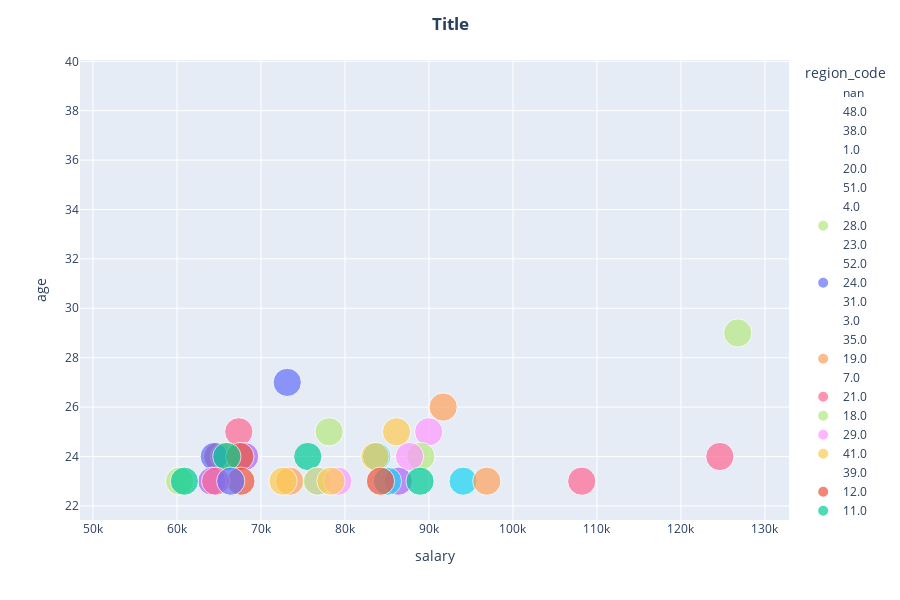

The code cell stored with this chart in its notebook:
### Code cell
# 1. Provided salary only for age range 22-40
# 2. Majority of the customers below 26 years old
# 3. Majority of the customers between 60 and 90k salary

four_feature_scatterer(df, "region_code", "salary", "age", "Male", title = "Title")

### Figure 1 — Plotly figure (JSON) as saved in the notebook; plotly's stock layout.template omitted (floating-point values rounded to 4 significant figures)
{"data": [{"hovertemplate": "region_code=nan<br>salary=%{x}<br>age=%{y}<br>Male=%{marker.size}<extra></extra>", "legendgroup": "nan", "marker": {"color": "#636efa", "size": [0], "sizemode": "area", "sizeref": 0.0025, "symbol": "circle"}, "mode": "markers", "name": "nan", "orientation": "v", "showlegend": true, "type": "scatter", "x": [114900.0], "xaxis": "x", "y": [39], "yaxis": "y"}, {"hovertemplate": "region_code=48.0<br>salary=%{x}<br>age=%{y}<br>Male=%{marker.size}<extra></extra>", "legendgroup": "48.0", "marker": {"color": "#EF553B", "size": [0], "sizemode": "area", "sizeref": 0.0025, "symbol": "circle"}, "mode": "markers", "name": "48.0", "orientation": "v", "showlegend": true, "type": "scatter", "x": [108700.0], "xaxis": "x", "y": [39], "yaxis": "y"}, {"hovertemplate": "region_code=38.0<br>salary=%{x}<br>age=%{y}<br>Male=%{marker.size}<extra></extra>", "legendgroup": "38.0", "marker": {"color": "#00cc96", "size": [0], "sizemode": "area", "sizeref": 0.0025, "symbol": "circle"}, "mode": "markers", "name": "38.0", "orientation": "v", "showlegend": true, "type": "scatter", "x": [76280.0], "xaxis": "x", "y": [37], "yaxis": "y"}, {"hovertemplate": "region_code=1.0<br>salary=%{x}<br>age=%{y}<br>Male=%{marker.size}<extra></extra>", "legendgroup": "1.0", "marker": {"color": "#ab63fa", "size": [0], "sizemode": "area", "sizeref": 0.0025, "symbol": "circle"}, "mode": "markers", "name": "1.0", "orientation": "v", "showlegend": true, "type": "scatter", "x": [74450.0], "xaxis": "x", "y": [37], "yaxis": "y"}, {"hovertemplate": "region_code=20.0<br>salary=%{x}<br>age=%{y}<br>Male=%{marker.size}<extra></extra>", "legendgroup": "20.0", "marker": {"color": "#FFA15A", "size": [0], "sizemode": "area", "sizeref": 0.0025, "symbol": "circle"}, "mode": "markers", "name": "20.0", "orientation": "v", "showlegend": true, "type": "scatter", "x": [53030.0], "xaxis": "x", "y": [35], "yaxis": "y"}, {"hovertemplate": "region_code=51.0<br>salary=%{x}<br>age=%{y}<br>Male=%{marker.size}<extra></extra>", "legendgroup": "51.0", "marker": {"color": "#19d3f3", "size": [0], "sizemode": "area", "sizeref": 0.0025, "symbol": "circle"}, "mode": "markers", "name": "51.0", "orientation": "v", "showlegend": true, "type": "scatter", "x": [124200.0], "xaxis": "x", "y": [33], "yaxis": "y"}, {"hovertemplate": "region_code=4.0<br>salary=%{x}<br>age=%{y}<br>Male=%{marker.size}<extra></extra>", "legendgroup": "4.0", "marker": {"color": "#FF6692", "size": [0], "sizemode": "area", "sizeref": 0.0025, "symbol": "circle"}, "mode": "markers", "name": "4.0", "orientation": "v", "showlegend": true, "type": "scatter", "x": [69530.0], "xaxis": "x", "y": [30], "yaxis": "y"}, {"hovertemplate": "region_code=28.0<br>salary=%{x}<br>age=%{y}<br>Male=%{marker.size}<extra></extra>", "legendgroup": "28.0", "marker": {"color": "#B6E880", "size": [1], "sizemode": "area", "sizeref": 0.0025, "symbol": "circle"}, "mode": "markers", "name": "28.0", "orientation": "v", "showlegend": true, "type": "scatter", "x": [126800.0], "xaxis": "x", "y": [29], "yaxis": "y"}, {"hovertemplate": "region_code=23.0<br>salary=%{x}<br>age=%{y}<br>Male=%{marker.size}<extra></extra>", "legendgroup": "23.0", "marker": {"color": "#FF97FF", "size": [0], "sizemode": "area", "sizeref": 0.0025, "symbol": "circle"}, "mode": "markers", "name": "23.0", "orientation": "v", "showlegend": true, "type": "scatter", "x": [64160.0], "xaxis": "x", "y": [29], "yaxis": "y"}, {"hovertemplate": "region_code=52.0<br>salary=%{x}<br>age=%{y}<br>Male=%{marker.size}<extra></extra>", "legendgroup": "52.0", "marker": {"color": "#FECB52", "size": [0], "sizemode": "area", "sizeref": 0.0025, "symbol": "circle"}, "mode": "markers", "name": "52.0", "orientation": "v", "showlegend": true, "type": "scatter", "x": [114400.0], "xaxis": "x", "y": [28], "yaxis": "y"}, {"hovertemplate": "region_code=24.0<br>salary=%{x}<br>age=%{y}<br>Male=%{marker.size}<extra></extra>", "legendgroup": "24.0", "marker": {"color": "#636efa", "size": [1], "sizemode": "area", "sizeref": 0.0025, "symbol": "circle"}, "mode": "markers", "name": "24.0", "orientation": "v", "showlegend": true, "type": "scatter", "x": [73130.0], "xaxis": "x", "y": [27], "yaxis": "y"}, {"hovertemplate": "region_code=31.0<br>salary=%{x}<br>age=%{y}<br>Male=%{marker.size}<extra></extra>", "legendgroup": "31.0", "marker": {"color": "#EF553B", "size": [0], "sizemode": "area", "sizeref": 0.0025, "symbol": "circle"}, "mode": "markers", "name": "31.0", "orientation": "v", "showlegend": true, "type": "scatter", "x": [77640.0], "xaxis": "x", "y": [26], "yaxis": "y"}, {"hovertemplate": "region_code=3.0<br>salary=%{x}<br>age=%{y}<br>Male=%{marker.size}<extra></extra>", "legendgroup": "3.0", "marker": {"color": "#00cc96", "size": [0], "sizemode": "area", "sizeref": 0.0025, "symbol": "circle"}, "mode": "markers", "name": "3.0", "orientation": "v", "showlegend": true, "type": "scatter", "x": [63000.0], "xaxis": "x", "y": [26], "yaxis": "y"}, {"hovertemplate": "region_code=35.0<br>salary=%{x}<br>age=%{y}<br>Male=%{marker.size}<extra></extra>", "legendgroup": "35.0", "marker": {"color": "#ab63fa", "size": [0], "sizemode": "area", "sizeref": 0.0025, "symbol": "circle"}, "mode": "markers", "name": "35.0", "orientation": "v", "showlegend": true, "type": "scatter", "x": [77090.0], "xaxis": "x", "y": [26], "yaxis": "y"}, {"hovertemplate": "region_code=19.0<br>salary=%{x}<br>age=%{y}<br>Male=%{marker.size}<extra></extra>", "legendgroup": "19.0", "marker": {"color": "#FFA15A", "size": [1], "sizemode": "area", "sizeref": 0.0025, "symbol": "circle"}, "mode": "markers", "name": "19.0", "orientation": "v", "showlegend": true, "type": "scatter", "x": [91690.0], "xaxis": "x", "y": [26], "yaxis": "y"}, {"hovertemplate": "region_code=7.0<br>salary=%{x}<br>age=%{y}<br>Male=%{marker.size}<extra></extra>", "legendgroup": "7.0", "marker": {"color": "#19d3f3", "size": [0], "sizemode": "area", "sizeref": 0.0025, "symbol": "circle"}, "mode": "markers", "name": "7.0", "orientation": "v", "showlegend": true, "type": "scatter", "x": [116600.0], "xaxis": "x", "y": [26], "yaxis": "y"}, {"hovertemplate": "region_code=21.0<br>salary=%{x}<br>age=%{y}<br>Male=%{marker.size}<extra></extra>", "legendgroup": "21.0", "marker": {"color": "#FF6692", "size": [1], "sizemode": "area", "sizeref": 0.0025, "symbol": "circle"}, "mode": "markers", "name": "21.0", "orientation": "v", "showlegend": true, "type": "scatter", "x": [67360.0], "xaxis": "x", "y": [25], "yaxis": "y"}, {"hovertemplate": "region_code=18.0<br>salary=%{x}<br>age=%{y}<br>Male=%{marker.size}<extra></extra>", "legendgroup": "18.0", "marker": {"color": "#B6E880", "size": [1], "sizemode": "area", "sizeref": 0.0025, "symbol": "circle"}, "mode": "markers", "name": "18.0", "orientation": "v", "showlegend": true, "type": "scatter", "x": [78110.0], "xaxis": "x", "y": [25], "yaxis": "y"}, {"hovertemplate": "region_code=29.0<br>salary=%{x}<br>age=%{y}<br>Male=%{marker.size}<extra></extra>", "legendgroup": "29.0", "marker": {"color": "#FF97FF", "size": [1], "sizemode": "area", "sizeref": 0.0025, "symbol": "circle"}, "mode": "markers", "name": "29.0", "orientation": "v", "showlegend": true, "type": "scatter", "x": [89970.0], "xaxis": "x", "y": [25], "yaxis": "y"}, {"hovertemplate": "region_code=41.0<br>salary=%{x}<br>age=%{y}<br>Male=%{marker.size}<extra></extra>", "legendgroup": "41.0", "marker": {"color": "#FECB52", "size": [1], "sizemode": "area", "sizeref": 0.0025, "symbol": "circle"}, "mode": "markers", "name": "41.0", "orientation": "v", "showlegend": true, "type": "scatter", "x": [86140.0], "xaxis": "x", "y": [25], "yaxis": "y"}, {"hovertemplate": "region_code=39.0<br>salary=%{x}<br>age=%{y}<br>Male=%{marker.size}<extra></extra>", "legendgroup": "39.0", "marker": {"color": "#636efa", "size": [0], "sizemode": "area", "sizeref": 0.0025, "symbol": "circle"}, "mode": "markers", "name": "39.0", "orientation": "v", "showlegend": true, "type": "scatter", "x": [89202], "xaxis": "x", "y": [25], "yaxis": "y"}, {"hovertemplate": "region_code=12.0<br>salary=%{x}<br>age=%{y}<br>Male=%{marker.size}<extra></extra>", "legendgroup": "12.0", "marker": {"color": "#EF553B", "size": [1], "sizemode": "area", "sizeref": 0.0025, "symbol": "circle"}, "mode": "markers", "name": "12.0", "orientation": "v", "showlegend": true, "type": "scatter", "x": [64860.0], "xaxis": "x", "y": [24], "yaxis": "y"}, {"hovertemplate": "region_code=11.0<br>salary=%{x}<br>age=%{y}<br>Male=%{marker.size}<extra></extra>", "legendgroup": "11.0", "marker": {"color": "#00cc96", "size": [1], "sizemode": "area", "sizeref": 0.0025, "symbol": "circle"}, "mode": "markers", "name": "11.0", "orientation": "v", "showlegend": true, "type": "scatter", "x": [75570.0], "xaxis": "x", "y": [24], "yaxis": "y"}, {"hovertemplate": "region_code=46.0<br>salary=%{x}<br>age=%{y}<br>Male=%{marker.size}<extra></extra>", "legendgroup": "46.0", "marker": {"color": "#ab63fa", "size": [1], "sizemode": "area", "sizeref": 0.0025, "symbol": "circle"}, "mode": "markers", "name": "46.0", "orientation": "v", "showlegend": true, "type": "scatter", "x": [68050.0], "xaxis": "x", "y": [24], "yaxis": "y"}, {"hovertemplate": "region_code=45.0<br>salary=%{x}<br>age=%{y}<br>Male=%{marker.size}<extra></extra>", "legendgroup": "45.0", "marker": {"color": "#FFA15A", "size": [1], "sizemode": "area", "sizeref": 0.0025, "symbol": "circle"}, "mode": "markers", "name": "45.0", "orientation": "v", "showlegend": true, "type": "scatter", "x": [65670.0], "xaxis": "x", "y": [24], "yaxis": "y"}, {"hovertemplate": "region_code=43.0<br>salary=%{x}<br>age=%{y}<br>Male=%{marker.size}<extra></extra>", "legendgroup": "43.0", "marker": {"color": "#19d3f3", "size": [1], "sizemode": "area", "sizeref": 0.0025, "symbol": "circle"}, "mode": "markers", "name": "43.0", "orientation": "v", "showlegend": true, "type": "scatter", "x": [83780.0], "xaxis": "x", "y": [24], "yaxis": "y"}, {"hovertemplate": "region_code=8.0<br>salary=%{x}<br>age=%{y}<br>Male=%{marker.size}<extra></extra>", "legendgroup": "8.0", "marker": {"color": "#FF6692", "size": [1], "sizemode": "area", "sizeref": 0.0025, "symbol": "circle"}, "mode": "markers", "name": "8.0", "orientation": "v", "showlegend": true, "type": "scatter", "x": [124600.0], "xaxis": "x", "y": [24], "yaxis": "y"}, {"hovertemplate": "region_code=40.0<br>salary=%{x}<br>age=%{y}<br>Male=%{marker.size}<extra></extra>", "legendgroup": "40.0", "marker": {"color": "#B6E880", "size": [1], "sizemode": "area", "sizeref": 0.0025, "symbol": "circle"}, "mode": "markers", "name": "40.0", "orientation": "v", "showlegend": true, "type": "scatter", "x": [89030.0], "xaxis": "x", "y": [24], "yaxis": "y"}, {"hovertemplate": "region_code=9.0<br>salary=%{x}<br>age=%{y}<br>Male=%{marker.size}<extra></extra>", "legendgroup": "9.0", "marker": {"color": "#FF97FF", "size": [1], "sizemode": "area", "sizeref": 0.0025, "symbol": "circle"}, "mode": "markers", "name": "9.0", "orientation": "v", "showlegend": true, "type": "scatter", "x": [87680.0], "xaxis": "x", "y": [24], "yaxis": "y"}, {"hovertemplate": "region_code=33.0<br>salary=%{x}<br>age=%{y}<br>Male=%{marker.size}<extra></extra>", "legendgroup": "33.0", "marker": {"color": "#FECB52", "size": [1], "sizemode": "area", "sizeref": 0.0025, "symbol": "circle"}, "mode": "markers", "name": "33.0", "orientation": "v", "showlegend": true, "type": "scatter", "x": [83580.0], "xaxis": "x", "y": [24], "yaxis": "y"}, {"hovertemplate": "region_code=14.0<br>salary=%{x}<br>age=%{y}<br>Male=%{marker.size}<extra></extra>", "legendgroup": "14.0", "marker": {"color": "#636efa", "size": [1], "sizemode": "area", "sizeref": 0.0025, "symbol": "circle"}, "mode": "markers", "name": "14.0", "orientation": "v", "showlegend": true, "type": "scatter", "x": [64440.0], "xaxis": "x", "y": [24], "yaxis": "y"}, {"hovertemplate": "region_code=16.0<br>salary=%{x}<br>age=%{y}<br>Male=%{marker.size}<extra></extra>", "legendgroup": "16.0", "marker": {"color": "#EF553B", "size": [1], "sizemode": "area", "sizeref": 0.0025, "symbol": "circle"}, "mode": "markers", "name": "16.0", "orientation": "v", "showlegend": true, "type": "scatter", "x": [67490.0], "xaxis": "x", "y": [24], "yaxis": "y"}, {"hovertemplate": "region_code=30.0<br>salary=%{x}<br>age=%{y}<br>Male=%{marker.size}<extra></extra>", "legendgroup": "30.0", "marker": {"color": "#00cc96", "size": [1], "sizemode": "area", "sizeref": 0.0025, "symbol": "circle"}, "mode": "markers", "name": "30.0", "orientation": "v", "showlegend": true, "type": "scatter", "x": [65930.0], "xaxis": "x", "y": [24], "yaxis": "y"}, {"hovertemplate": "region_code=37.0<br>salary=%{x}<br>age=%{y}<br>Male=%{marker.size}<extra></extra>", "legendgroup": "37.0", "marker": {"color": "#ab63fa", "size": [1], "sizemode": "area", "sizeref": 0.0025, "symbol": "circle"}, "mode": "markers", "name": "37.0", "orientation": "v", "showlegend": true, "type": "scatter", "x": [86350.0], "xaxis": "x", "y": [23], "yaxis": "y"}, {"hovertemplate": "region_code=49.0<br>salary=%{x}<br>age=%{y}<br>Male=%{marker.size}<extra></extra>", "legendgroup": "49.0", "marker": {"color": "#FFA15A", "size": [1], "sizemode": "area", "sizeref": 0.0025, "symbol": "circle"}, "mode": "markers", "name": "49.0", "orientation": "v", "showlegend": true, "type": "scatter", "x": [73410.0], "xaxis": "x", "y": [23], "yaxis": "y"}, {"hovertemplate": "region_code=15.0<br>salary=%{x}<br>age=%{y}<br>Male=%{marker.size}<extra></extra>", "legendgroup": "15.0", "marker": {"color": "#19d3f3", "size": [1], "sizemode": "area", "sizeref": 0.0025, "symbol": "circle"}, "mode": "markers", "name": "15.0", "orientation": "v", "showlegend": true, "type": "scatter", "x": [94070.0], "xaxis": "x", "y": [23], "yaxis": "y"}, {"hovertemplate": "region_code=17.0<br>salary=%{x}<br>age=%{y}<br>Male=%{marker.size}<extra></extra>", "legendgroup": "17.0", "marker": {"color": "#FF6692", "size": [1], "sizemode": "area", "sizeref": 0.0025, "symbol": "circle"}, "mode": "markers", "name": "17.0", "orientation": "v", "showlegend": true, "type": "scatter", "x": [108200.0], "xaxis": "x", "y": [23], "yaxis": "y"}, {"hovertemplate": "region_code=6.0<br>salary=%{x}<br>age=%{y}<br>Male=%{marker.size}<extra></extra>", "legendgroup": "6.0", "marker": {"color": "#B6E880", "size": [1], "sizemode": "area", "sizeref": 0.0025, "symbol": "circle"}, "mode": "markers", "name": "6.0", "orientation": "v", "showlegend": true, "type": "scatter", "x": [60310.0], "xaxis": "x", "y": [23], "yaxis": "y"}, {"hovertemplate": "region_code=2.0<br>salary=%{x}<br>age=%{y}<br>Male=%{marker.size}<extra></extra>", "legendgroup": "2.0", "marker": {"color": "#FF97FF", "size": [1], "sizemode": "area", "sizeref": 0.0025, "symbol": "circle"}, "mode": "markers", "name": "2.0", "orientation": "v", "showlegend": true, "type": "scatter", "x": [76810.0], "xaxis": "x", "y": [23], "yaxis": "y"}, {"hovertemplate": "region_code=22.0<br>salary=%{x}<br>age=%{y}<br>Male=%{marker.size}<extra></extra>", "legendgroup": "22.0", "marker": {"color": "#FECB52", "size": [1], "sizemode": "area", "sizeref": 0.0025, "symbol": "circle"}, "mode": "markers", "name": "22.0", "orientation": "v", "showlegend": true, "type": "scatter", "x": [72620.0], "xaxis": "x", "y": [23], "yaxis": "y"}, {"hovertemplate": "region_code=50.0<br>salary=%{x}<br>age=%{y}<br>Male=%{marker.size}<extra></extra>", "legendgroup": "50.0", "marker": {"color": "#636efa", "size": [0], "sizemode": "area", "sizeref": 0.0025, "symbol": "circle"}, "mode": "markers", "name": "50.0", "orientation": "v", "showlegend": true, "type": "scatter", "x": [96800.0], "xaxis": "x", "y": [23], "yaxis": "y"}, {"hovertemplate": "region_code=5.0<br>salary=%{x}<br>age=%{y}<br>Male=%{marker.size}<extra></extra>", "legendgroup": "5.0", "marker": {"color": "#EF553B", "size": [1], "sizemode": "area", "sizeref": 0.0025, "symbol": "circle"}, "mode": "markers", "name": "5.0", "orientation": "v", "showlegend": true, "type": "scatter", "x": [67610.0], "xaxis": "x", "y": [23], "yaxis": "y"}, {"hovertemplate": "region_code=47.0<br>salary=%{x}<br>age=%{y}<br>Male=%{marker.size}<extra></extra>", "legendgroup": "47.0", "marker": {"color": "#00cc96", "size": [1], "sizemode": "area", "sizeref": 0.0025, "symbol": "circle"}, "mode": "markers", "name": "47.0", "orientation": "v", "showlegend": true, "type": "scatter", "x": [88940.0], "xaxis": "x", "y": [23], "yaxis": "y"}, {"hovertemplate": "region_code=25.0<br>salary=%{x}<br>age=%{y}<br>Male=%{marker.size}<extra></extra>", "legendgroup": "25.0", "marker": {"color": "#ab63fa", "size": [1], "sizemode": "area", "sizeref": 0.0025, "symbol": "circle"}, "mode": "markers", "name": "25.0", "orientation": "v", "showlegend": true, "type": "scatter", "x": [64150.0], "xaxis": "x", "y": [23], "yaxis": "y"}, {"hovertemplate": "region_code=36.0<br>salary=%{x}<br>age=%{y}<br>Male=%{marker.size}<extra></extra>", "legendgroup": "36.0", "marker": {"color": "#FFA15A", "size": [1], "sizemode": "area", "sizeref": 0.0025, "symbol": "circle"}, "mode": "markers", "name": "36.0", "orientation": "v", "showlegend": true, "type": "scatter", "x": [96890.0], "xaxis": "x", "y": [23], "yaxis": "y"}, {"hovertemplate": "region_code=26.0<br>salary=%{x}<br>age=%{y}<br>Male=%{marker.size}<extra></extra>", "legendgroup": "26.0", "marker": {"color": "#19d3f3", "size": [1], "sizemode": "area", "sizeref": 0.0025, "symbol": "circle"}, "mode": "markers", "name": "26.0", "orientation": "v", "showlegend": true, "type": "scatter", "x": [85060.0], "xaxis": "x", "y": [23], "yaxis": "y"}, {"hovertemplate": "region_code=27.0<br>salary=%{x}<br>age=%{y}<br>Male=%{marker.size}<extra></extra>", "legendgroup": "27.0", "marker": {"color": "#FF6692", "size": [1], "sizemode": "area", "sizeref": 0.0025, "symbol": "circle"}, "mode": "markers", "name": "27.0", "orientation": "v", "showlegend": true, "type": "scatter", "x": [64600.0], "xaxis": "x", "y": [23], "yaxis": "y"}, {"hovertemplate": "region_code=44.0<br>salary=%{x}<br>age=%{y}<br>Male=%{marker.size}<extra></extra>", "legendgroup": "44.0", "marker": {"color": "#B6E880", "size": [1], "sizemode": "area", "sizeref": 0.0025, "symbol": "circle"}, "mode": "markers", "name": "44.0", "orientation": "v", "showlegend": true, "type": "scatter", "x": [76700.0], "xaxis": "x", "y": [23], "yaxis": "y"}, {"hovertemplate": "region_code=42.0<br>salary=%{x}<br>age=%{y}<br>Male=%{marker.size}<extra></extra>", "legendgroup": "42.0", "marker": {"color": "#FF97FF", "size": [1], "sizemode": "area", "sizeref": 0.0025, "symbol": "circle"}, "mode": "markers", "name": "42.0", "orientation": "v", "showlegend": true, "type": "scatter", "x": [79150.0], "xaxis": "x", "y": [23], "yaxis": "y"}, {"hovertemplate": "region_code=32.0<br>salary=%{x}<br>age=%{y}<br>Male=%{marker.size}<extra></extra>", "legendgroup": "32.0", "marker": {"color": "#FECB52", "size": [1], "sizemode": "area", "sizeref": 0.0025, "symbol": "circle"}, "mode": "markers", "name": "32.0", "orientation": "v", "showlegend": true, "type": "scatter", "x": [78330.0], "xaxis": "x", "y": [23], "yaxis": "y"}, {"hovertemplate": "region_code=10.0<br>salary=%{x}<br>age=%{y}<br>Male=%{marker.size}<extra></extra>", "legendgroup": "10.0", "marker": {"color": "#636efa", "size": [1], "sizemode": "area", "sizeref": 0.0025, "symbol": "circle"}, "mode": "markers", "name": "10.0", "orientation": "v", "showlegend": true, "type": "scatter", "x": [66400.0], "xaxis": "x", "y": [23], "yaxis": "y"}, {"hovertemplate": "region_code=34.0<br>salary=%{x}<br>age=%{y}<br>Male=%{marker.size}<extra></extra>", "legendgroup": "34.0", "marker": {"color": "#EF553B", "size": [1], "sizemode": "area", "sizeref": 0.0025, "symbol": "circle"}, "mode": "markers", "name": "34.0", "orientation": "v", "showlegend": true, "type": "scatter", "x": [84220.0], "xaxis": "x", "y": [23], "yaxis": "y"}, {"hovertemplate": "region_code=13.0<br>salary=%{x}<br>age=%{y}<br>Male=%{marker.size}<extra></extra>", "legendgroup": "13.0", "marker": {"color": "#00cc96", "size": [1], "sizemode": "area", "sizeref": 0.0025, "symbol": "circle"}, "mode": "markers", "name": "13.0", "orientation": "v", "showlegend": true, "type": "scatter", "x": [60880.0], "xaxis": "x", "y": [23], "yaxis": "y"}], "layout": {"barmode": "overlay", "height": 600, "legend": {"itemsizing": "constant", "title": {"text": "region_code"}, "tracegroupgap": 0}, "margin": {"t": 60}, "title": {"text": "<b>Title</b>", "x": 0.5, "xanchor": "center"}, "xaxis": {"anchor": "y", "domain": [0, 1], "title": {"text": "salary"}}, "yaxis": {"anchor": "x", "domain": [0, 1], "title": {"text": "age"}}}}
